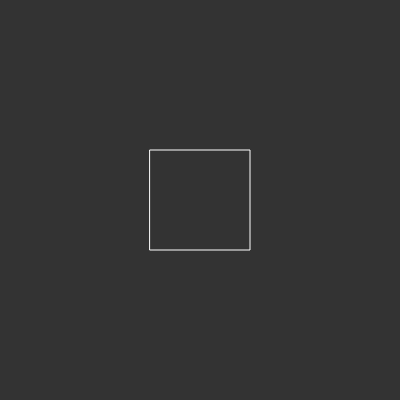
Frame 1 (no input)
Frame 60 (no input): identical to frame 1, image omitted
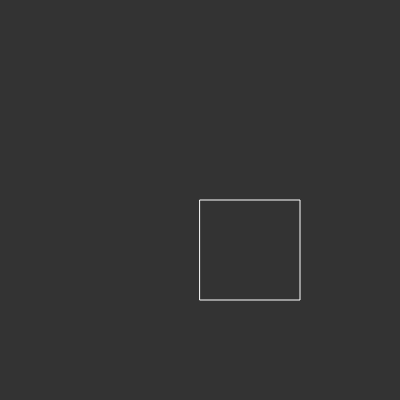
Frame 120 (the mouse pressed at the canvas centre since frame 60)

The p5.js sketch that drew these frames (run headless with seeded random() and noise() and a simulated clock; from frame 60 on, the mouse is pressed at the canvas centre):

// p5.js sketch
// ── sketch.js
var x;
var y;
var w;
var h;

function setup() {
  // put setup code here
  var myCanvas = createCanvas(400,400);
  w = 100;
  h = 100;
  x = (myCanvas.width/2)- (w/2);
  y = (myCanvas.height/2) - (h/2);
}

function draw() {
  background(51);
  noFill();
  stroke(255);

  // this lags less then the separte function mouseDragged
  if (mouseIsPressed){
    x = mouseX;
    y = mouseY;
  }
  rect(x,y,w,h);
}
// If run this function the square lags more behind the mouse
// function mouseDragged(e){
//   x = mouseX
//   y = mouseY
// }
